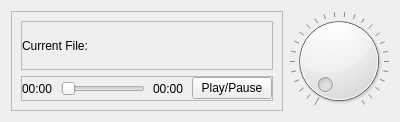
                   <widget class="QWidget" name="tabWidget_6Page1_4">
                    <attribute name="title">
                     <string>Original</string>
                    </attribute>
                    <layout class="QHBoxLayout" name="horizontalLayout_45">
                     <item>
                      <widget class="QFrame" name="frame_44">
                       <property name="frameShape">
                        <enum>QFrame::StyledPanel</enum>
                       </property>
                       <property name="frameShadow">
                        <enum>QFrame::Raised</enum>
                       </property>
                       <layout class="QVBoxLayout" name="verticalLayout_34">
                        <item>
                         <widget class="QFrame" name="frame_45">
                          <property name="frameShape">
                           <enum>QFrame::StyledPanel</enum>
                          </property>
                          <property name="frameShadow">
                           <enum>QFrame::Raised</enum>
                          </property>
                          <layout class="QHBoxLayout" name="horizontalLayout_46">
                           <property name="spacing">
                            <number>0</number>
                           </property>
                           <property name="leftMargin">
                            <number>0</number>
                           </property>
                           <property name="topMargin">
                            <number>0</number>
                           </property>
                           <property name="rightMargin">
                            <number>0</number>
                           </property>
                           <property name="bottomMargin">
                            <number>0</number>
                           </property>
                           <item>
                            <widget class="QLabel" name="label_67">
                             <property name="sizePolicy">
                              <sizepolicy hsizetype="Preferred" vsizetype="Fixed">
                               <horstretch>0</horstretch>
                               <verstretch>0</verstretch>
                              </sizepolicy>
                             </property>
                             <property name="minimumSize">
                              <size>
                               <width>0</width>
                               <height>17</height>
                              </size>
                             </property>
                             <property name="text">
                              <string>Current File:</string>
                             </property>
                            </widget>
                           </item>
                          </layout>
                         </widget>
                        </item>
                        <item>
                         <widget class="QFrame" name="frame_46">
                          <property name="sizePolicy">
                           <sizepolicy hsizetype="Preferred" vsizetype="Fixed">
                            <horstretch>0</horstretch>
                            <verstretch>0</verstretch>
                           </sizepolicy>
                          </property>
                          <property name="minimumSize">
                           <size>
                            <width>0</width>
                            <height>25</height>
                           </size>
                          </property>
                          <property name="frameShape">
                           <enum>QFrame::StyledPanel</enum>
                          </property>
                          <property name="frameShadow">
                           <enum>QFrame::Raised</enum>
                          </property>
                          <layout class="QHBoxLayout" name="horizontalLayout_47">
                           <property name="spacing">
                            <number>8</number>
                           </property>
                           <property name="leftMargin">
                            <number>0</number>
                           </property>
                           <property name="topMargin">
                            <number>0</number>
                           </property>
                           <property name="rightMargin">
                            <number>0</number>
                           </property>
                           <property name="bottomMargin">
                            <number>0</number>
                           </property>
                           <item>
                            <widget class="QLabel" name="label_68">
                             <property name="text">
                              <string>00:00</string>
                             </property>
                            </widget>
                           </item>
                           <item>
                            <widget class="QSlider" name="horizontalSlider_11">
                             <property name="orientation">
                              <enum>Qt::Horizontal</enum>
                             </property>
                            </widget>
                           </item>
                           <item>
                            <widget class="QLabel" name="label_69">
                             <property name="text">
                              <string>00:00</string>
                             </property>
                            </widget>
                           </item>
                           <item>
                            <widget class="QPushButton" name="pushButton_16">
                             <property name="text">
                              <string>Play/Pause</string>
                             </property>
                            </widget>
                           </item>
                          </layout>
                         </widget>
                        </item>
                       </layout>
                      </widget>
                     </item>
                     <item>
                      <widget class="QDial" name="dial_10">
                       <property name="pageStep">
                        <number>99</number>
                       </property>
                       <property name="tracking">
                        <bool>true</bool>
                       </property>
                       <property name="orientation">
                        <enum>Qt::Horizontal</enum>
                       </property>
                       <property name="wrapping">
                        <bool>false</bool>
                       </property>
                       <property name="notchesVisible">
                        <bool>true</bool>
                       </property>
                      </widget>
                     </item>
                    </layout>
                   </widget>
